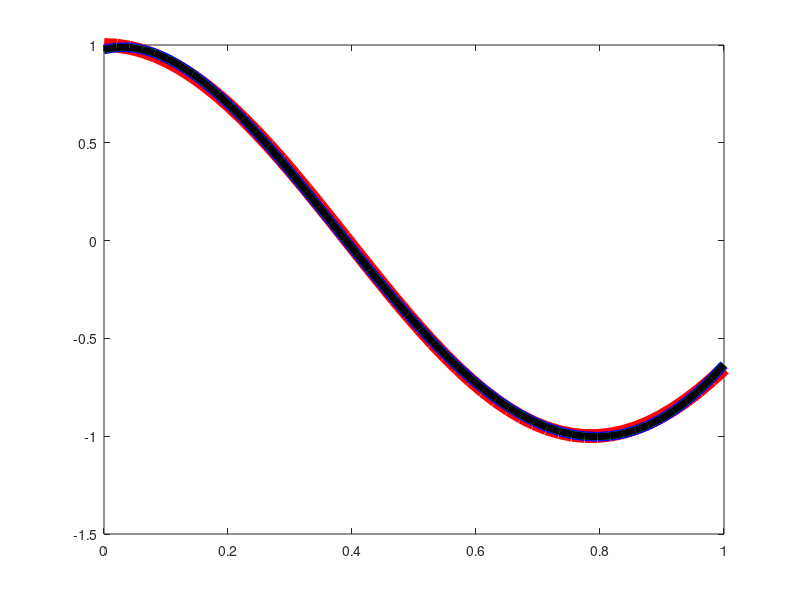

Write the MATLAB code that produced this figure.
%% Problem 2
% I create a 0-1 matrix with 50 columns, turn it into a vandermonde matrix
% where all the values previously in the columns 1-50 now are in column 2,
% rows 1-50, with the rest of the columns formatted according to the
% vandermonde matrix.
m = 50
n = 5


t = linspace(0,1,m)';

A = fliplr(vander(t));

n2 = n + 1
A(:,n2:end)=[];
b = cos(4*t);

x1 = A\b

COS = plot(t,b,'r');
hold on
BACKS = plot(t,A*x1,'b');

set(COS,'LineWidth',10);
set(BACKS,'LineWidth',7);


x2 = A'*A\A'*b

NORMAL = plot(t,A*x2,'g');

set(NORMAL,'LineWidth',5);

[Q,R] = qr(A);
x3 = R\Q'*b


QR = plot(t,A*x3,'y')
set(QR,'LineWidth',2)


[U,S,V] = svd(A,0);

G = U * S * V';

x4 = (G'*G)\(G'*b)

SVD = plot(t,A*x4,'black');
set(SVD,'LineWidth',5)

hold off
